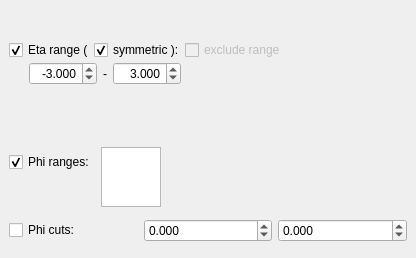
<?xml version="1.0" encoding="UTF-8"?>
<ui version="4.0">
 <class>VP1EtaPhiCutForm</class>
 <widget class="QWidget" name="VP1EtaPhiCutForm">
  <property name="geometry">
   <rect>
    <x>0</x>
    <y>0</y>
    <width>416</width>
    <height>258</height>
   </rect>
  </property>
  <property name="windowTitle">
   <string>Form</string>
  </property>
  <layout class="QVBoxLayout">
   <property name="spacing">
    <number>6</number>
   </property>
   <property name="leftMargin">
    <number>0</number>
   </property>
   <property name="topMargin">
    <number>0</number>
   </property>
   <property name="rightMargin">
    <number>0</number>
   </property>
   <property name="bottomMargin">
    <number>0</number>
   </property>
   <item>
    <widget class="QWidget" name="widget_etacut" native="true">
     <layout class="QVBoxLayout" name="verticalLayout">
      <item>
       <layout class="QGridLayout" name="etacutcontainer">
        <property name="horizontalSpacing">
         <number>0</number>
        </property>
        <property name="verticalSpacing">
         <number>2</number>
        </property>
        <item row="0" column="0" colspan="2">
         <layout class="QHBoxLayout" name="upperpart">
          <item>
           <layout class="QHBoxLayout">
            <property name="spacing">
             <number>0</number>
            </property>
            <item>
             <widget class="QCheckBox" name="checkBox_cut_etarange">
              <property name="toolTip">
               <string>Check to enable pseudorapidity cut</string>
              </property>
              <property name="text">
               <string>Eta range (</string>
              </property>
              <property name="checked">
               <bool>true</bool>
              </property>
             </widget>
            </item>
            <item>
             <widget class="QCheckBox" name="checkBox_cut_etarange_forcesymmetric">
              <property name="toolTip">
               <string>Check to enforce a symmetric pseudorapidity cut</string>
              </property>
              <property name="text">
               <string>symmetric ):</string>
              </property>
              <property name="checked">
               <bool>true</bool>
              </property>
             </widget>
            </item>
            <item>
             <widget class="QCheckBox" name="checkBox_etacut_excludeRange">
              <property name="enabled">
               <bool>false</bool>
              </property>
              <property name="text">
               <string>exclude range</string>
              </property>
             </widget>
            </item>
           </layout>
          </item>
          <item>
           <spacer>
            <property name="orientation">
             <enum>Qt::Horizontal</enum>
            </property>
            <property name="sizeHint" stdset="0">
             <size>
              <width>1</width>
              <height>20</height>
             </size>
            </property>
           </spacer>
          </item>
         </layout>
        </item>
        <item row="1" column="0">
         <spacer>
          <property name="orientation">
           <enum>Qt::Horizontal</enum>
          </property>
          <property name="sizeType">
           <enum>QSizePolicy::Fixed</enum>
          </property>
          <property name="sizeHint" stdset="0">
           <size>
            <width>20</width>
            <height>10</height>
           </size>
          </property>
         </spacer>
        </item>
        <item row="1" column="1">
         <layout class="QHBoxLayout" name="lowerpart">
          <property name="spacing">
           <number>6</number>
          </property>
          <item>
           <widget class="QDoubleSpinBox" name="doubleSpinBox_cut_etalower">
            <property name="toolTip">
             <string>Lower pseudorapidity bound</string>
            </property>
            <property name="alignment">
             <set>Qt::AlignRight|Qt::AlignTrailing|Qt::AlignVCenter</set>
            </property>
            <property name="decimals">
             <number>3</number>
            </property>
            <property name="minimum">
             <double>-99.989999999999995</double>
            </property>
            <property name="maximum">
             <double>99.000000000000000</double>
            </property>
            <property name="singleStep">
             <double>0.100000000000000</double>
            </property>
            <property name="value">
             <double>-3.000000000000000</double>
            </property>
           </widget>
          </item>
          <item>
           <widget class="QLabel" name="label_3">
            <property name="text">
             <string>-</string>
            </property>
           </widget>
          </item>
          <item>
           <widget class="QDoubleSpinBox" name="doubleSpinBox_cut_etaupper">
            <property name="toolTip">
             <string>Upper pseudorapidity bound</string>
            </property>
            <property name="alignment">
             <set>Qt::AlignRight|Qt::AlignTrailing|Qt::AlignVCenter</set>
            </property>
            <property name="decimals">
             <number>3</number>
            </property>
            <property name="minimum">
             <double>-99.000000000000000</double>
            </property>
            <property name="singleStep">
             <double>0.100000000000000</double>
            </property>
            <property name="value">
             <double>3.000000000000000</double>
            </property>
           </widget>
          </item>
          <item>
           <spacer>
            <property name="orientation">
             <enum>Qt::Horizontal</enum>
            </property>
            <property name="sizeType">
             <enum>QSizePolicy::MinimumExpanding</enum>
            </property>
            <property name="sizeHint" stdset="0">
             <size>
              <width>1</width>
              <height>20</height>
             </size>
            </property>
           </spacer>
          </item>
         </layout>
        </item>
       </layout>
      </item>
     </layout>
    </widget>
   </item>
   <item>
    <widget class="QWidget" name="widget_phicut" native="true">
     <layout class="QVBoxLayout" name="verticalLayout_2">
      <item>
       <layout class="QHBoxLayout" name="phicutcontainer">
        <property name="spacing">
         <number>6</number>
        </property>
        <item>
         <layout class="QVBoxLayout">
          <item>
           <widget class="QCheckBox" name="checkBox_cut_phi">
            <property name="toolTip">
             <string>Check to enable phi cut</string>
            </property>
            <property name="text">
             <string>Phi ranges:</string>
            </property>
            <property name="checked">
             <bool>true</bool>
            </property>
           </widget>
          </item>
          <item>
           <spacer>
            <property name="orientation">
             <enum>Qt::Vertical</enum>
            </property>
            <property name="sizeType">
             <enum>QSizePolicy::Preferred</enum>
            </property>
            <property name="sizeHint" stdset="0">
             <size>
              <width>20</width>
              <height>30</height>
             </size>
            </property>
           </spacer>
          </item>
         </layout>
        </item>
        <item>
         <widget class="PhiSectionWidget" name="phisectionwidget">
          <property name="sizePolicy">
           <sizepolicy hsizetype="Fixed" vsizetype="Fixed">
            <horstretch>0</horstretch>
            <verstretch>0</verstretch>
           </sizepolicy>
          </property>
          <property name="minimumSize">
           <size>
            <width>60</width>
            <height>60</height>
           </size>
          </property>
          <property name="maximumSize">
           <size>
            <width>60</width>
            <height>60</height>
           </size>
          </property>
          <property name="toolTip">
           <string>Select or deselect allowed phi sectors</string>
          </property>
         </widget>
        </item>
        <item>
         <spacer>
          <property name="orientation">
           <enum>Qt::Horizontal</enum>
          </property>
          <property name="sizeHint" stdset="0">
           <size>
            <width>16</width>
            <height>20</height>
           </size>
          </property>
         </spacer>
        </item>
       </layout>
      </item>
      <item>
       <layout class="QHBoxLayout" name="horizontalLayout">
        <item>
         <widget class="QCheckBox" name="checkBox_phiCuts">
          <property name="text">
           <string>Phi cuts:</string>
          </property>
         </widget>
        </item>
        <item>
         <widget class="QDoubleSpinBox" name="dsb_phiCuts_min">
          <property name="decimals">
           <number>3</number>
          </property>
          <property name="minimum">
           <double>-6.283000000000000</double>
          </property>
          <property name="maximum">
           <double>6.283000000000000</double>
          </property>
         </widget>
        </item>
        <item>
         <widget class="QDoubleSpinBox" name="dsb_phiCuts_max">
          <property name="decimals">
           <number>3</number>
          </property>
          <property name="minimum">
           <double>-6.283000000000000</double>
          </property>
          <property name="maximum">
           <double>6.283000000000000</double>
          </property>
         </widget>
        </item>
       </layout>
      </item>
     </layout>
    </widget>
   </item>
  </layout>
 </widget>
 <customwidgets>
  <customwidget>
   <class>PhiSectionWidget</class>
   <extends>QGraphicsView</extends>
   <header>VP1Base/PhiSectionWidget.h</header>
  </customwidget>
 </customwidgets>
 <resources/>
 <connections/>
</ui>
